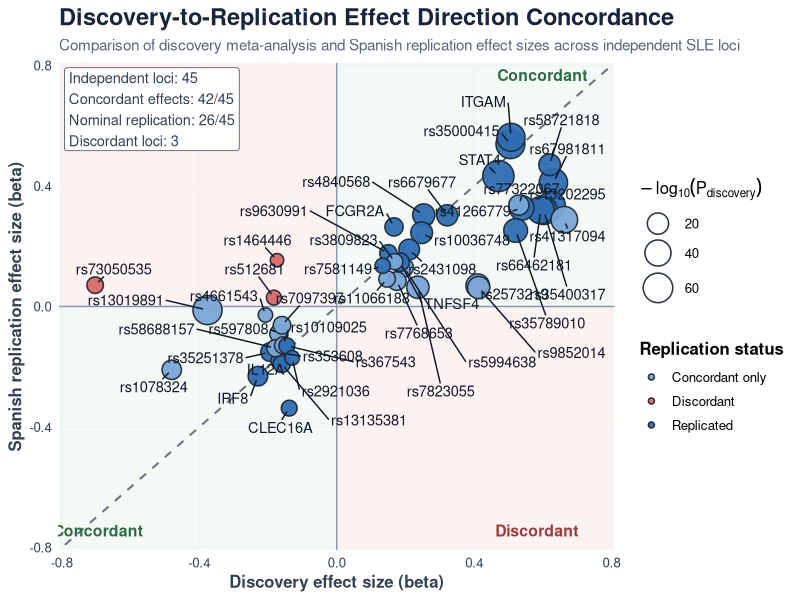
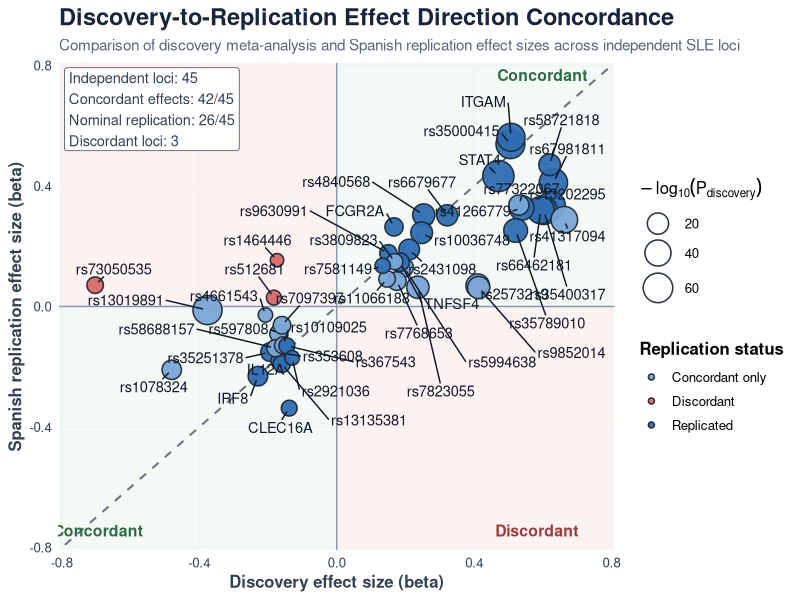
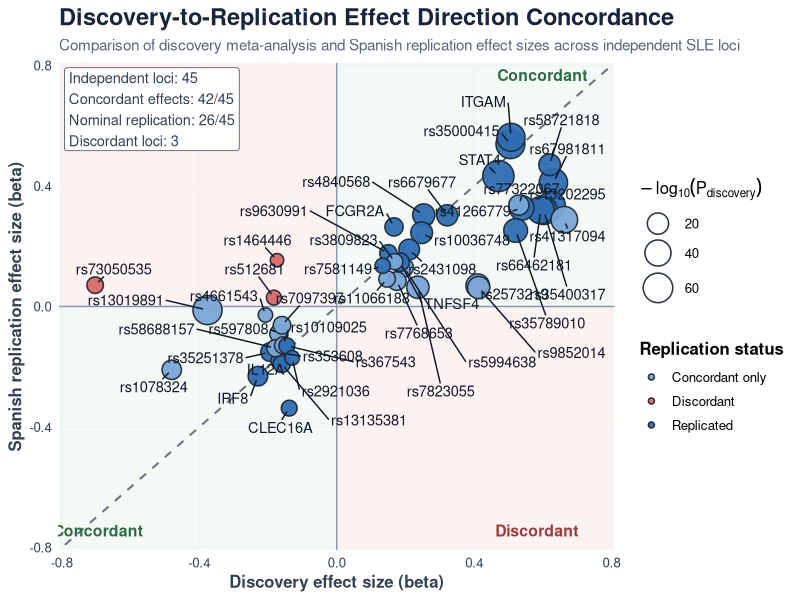
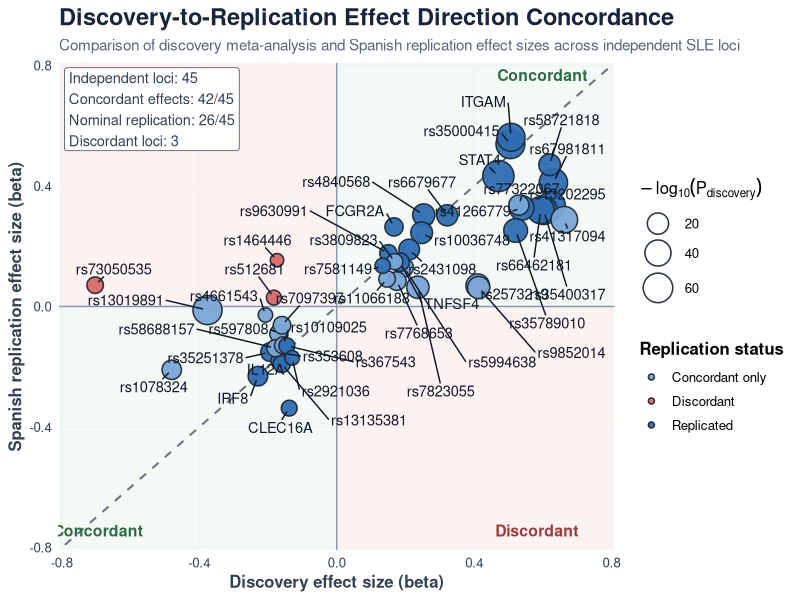

Write the R code that produced these figures, in order.
#!/usr/bin/env Rscript

suppressPackageStartupMessages({
  library(data.table)
  library(dplyr)
  library(ggplot2)
  library(ggrepel)
})

setwd("/Users/vijayachitramodhukur/Library/Mobile Documents/com~apple~CloudDocs/ECLAI/GWAs_meta_analysis/AMH_MEnopause/SLE_MetaAnalysis")

rep_df <- fread("results/spanish_replication_results.tsv")

rep_df <- rep_df %>%
  mutate(
    label = case_when(
      !is.na(RSID) & RSID == "rs4853458" ~ "STAT4",
      !is.na(RSID) & RSID == "rs34572943" ~ "ITGAM",
      !is.na(RSID) & RSID == "rs13332649" ~ "IRF8",
      !is.na(RSID) & RSID == "rs10912578" ~ "TNFSF4",
      !is.na(RSID) & RSID == "rs6671847" ~ "FCGR2A",
      !is.na(RSID) & RSID == "rs2647928" ~ "IL12A",
      !is.na(RSID) & RSID == "rs12928726" ~ "CLEC16A",
      TRUE ~ RSID
    ),
    status = case_when(
      replicated ~ "Replicated",
      concordant ~ "Concordant only",
      TRUE ~ "Discordant"
    ),
    discovery_sig = -log10(P_meta),
    replication_sig = -log10(P_rep)
  )

lims <- max(abs(c(rep_df$BETA_meta, rep_df$BETA_rep)), na.rm = TRUE) * 1.15

summary_text <- sprintf(
  "Independent loci: %d\nConcordant effects: %d/%d\nNominal replication: %d/%d\nDiscordant loci: %d",
  nrow(rep_df),
  sum(rep_df$concordant, na.rm = TRUE),
  nrow(rep_df),
  sum(rep_df$replicated, na.rm = TRUE),
  nrow(rep_df),
  sum(!rep_df$concordant, na.rm = TRUE)
)

p <- ggplot(rep_df, aes(x = BETA_meta, y = BETA_rep)) +
  annotate("rect", xmin = 0, xmax = lims, ymin = 0, ymax = lims, fill = "#edf7f0", alpha = 0.7) +
  annotate("rect", xmin = -lims, xmax = 0, ymin = -lims, ymax = 0, fill = "#edf7f0", alpha = 0.7) +
  annotate("rect", xmin = -lims, xmax = 0, ymin = 0, ymax = lims, fill = "#fbefef", alpha = 0.8) +
  annotate("rect", xmin = 0, xmax = lims, ymin = -lims, ymax = 0, fill = "#fbefef", alpha = 0.8) +
  geom_hline(yintercept = 0, linewidth = 0.5, color = "#8b98ab") +
  geom_vline(xintercept = 0, linewidth = 0.5, color = "#8b98ab") +
  geom_abline(intercept = 0, slope = 1, linetype = "dashed", linewidth = 0.7, color = "#6b7280") +
  geom_point(aes(size = discovery_sig, fill = status), shape = 21, color = "#1f2937", stroke = 0.8, alpha = 0.95) +
  geom_text_repel(
    aes(label = label),
    size = 3.7,
    family = "sans",
    color = "#111827",
    box.padding = 0.45,
    point.padding = 0.35,
    min.segment.length = 0,
    seed = 42,
    max.overlaps = Inf
  ) +
  annotate("label", x = -lims * 0.98, y = lims * 0.98, hjust = 0, vjust = 1,
           label = summary_text, size = 3.7,
           fill = "white", color = "#334155") +
  annotate("text", x = lims * 0.74, y = lims * 0.95, label = "Concordant", color = "#2f6b43", size = 4.0, fontface = "bold") +
  annotate("text", x = lims * 0.72, y = -lims * 0.92, label = "Discordant", color = "#9a3c3c", size = 4.0, fontface = "bold") +
  annotate("text", x = -lims * 0.86, y = -lims * 0.92, label = "Concordant", color = "#2f6b43", size = 4.0, fontface = "bold") +
  scale_fill_manual(values = c(
    "Replicated" = "#2f6db3",
    "Concordant only" = "#7aa6d8",
    "Discordant" = "#d76b6b"
  )) +
  scale_size_continuous(range = c(4, 10), name = expression(-log[10](P[discovery]))) +
  coord_cartesian(xlim = c(-lims, lims), ylim = c(-lims, lims), expand = FALSE) +
  labs(
    title = "Discovery-to-Replication Effect Direction Concordance",
    subtitle = "Comparison of discovery meta-analysis and Spanish replication effect sizes across independent SLE loci",
    x = "Discovery effect size (beta)",
    y = "Spanish replication effect size (beta)",
    fill = "Replication status"
  ) +
  theme_minimal(base_size = 12) +
  theme(
    plot.title = element_text(face = "bold", size = 17, color = "#18263d"),
    plot.subtitle = element_text(size = 11, color = "#5b6678"),
    panel.grid.minor = element_blank(),
    panel.grid.major = element_line(color = "#e5eaf1", linewidth = 0.4),
    legend.position = "right",
    legend.title = element_text(face = "bold"),
    axis.title = element_text(face = "bold", color = "#334155"),
    axis.text = element_text(color = "#334155")
  )

dir.create("figures", showWarnings = FALSE, recursive = TRUE)
dir.create("SLE_Publication_Package/Supplementary/Figures", showWarnings = FALSE, recursive = TRUE)

ggsave("figures/replication_concordance_plot.png", p, width = 9.5, height = 7.5, dpi = 300)
ggsave("figures/replication_concordance_plot.pdf", p, width = 9.5, height = 7.5)
ggsave("SLE_Publication_Package/Supplementary/Figures/replication_concordance_plot.png", p, width = 9.5, height = 7.5, dpi = 300)
ggsave("SLE_Publication_Package/Supplementary/Figures/replication_concordance_plot.pdf", p, width = 9.5, height = 7.5)

message("Saved replication concordance figure to figures/ and supplementary package.")
